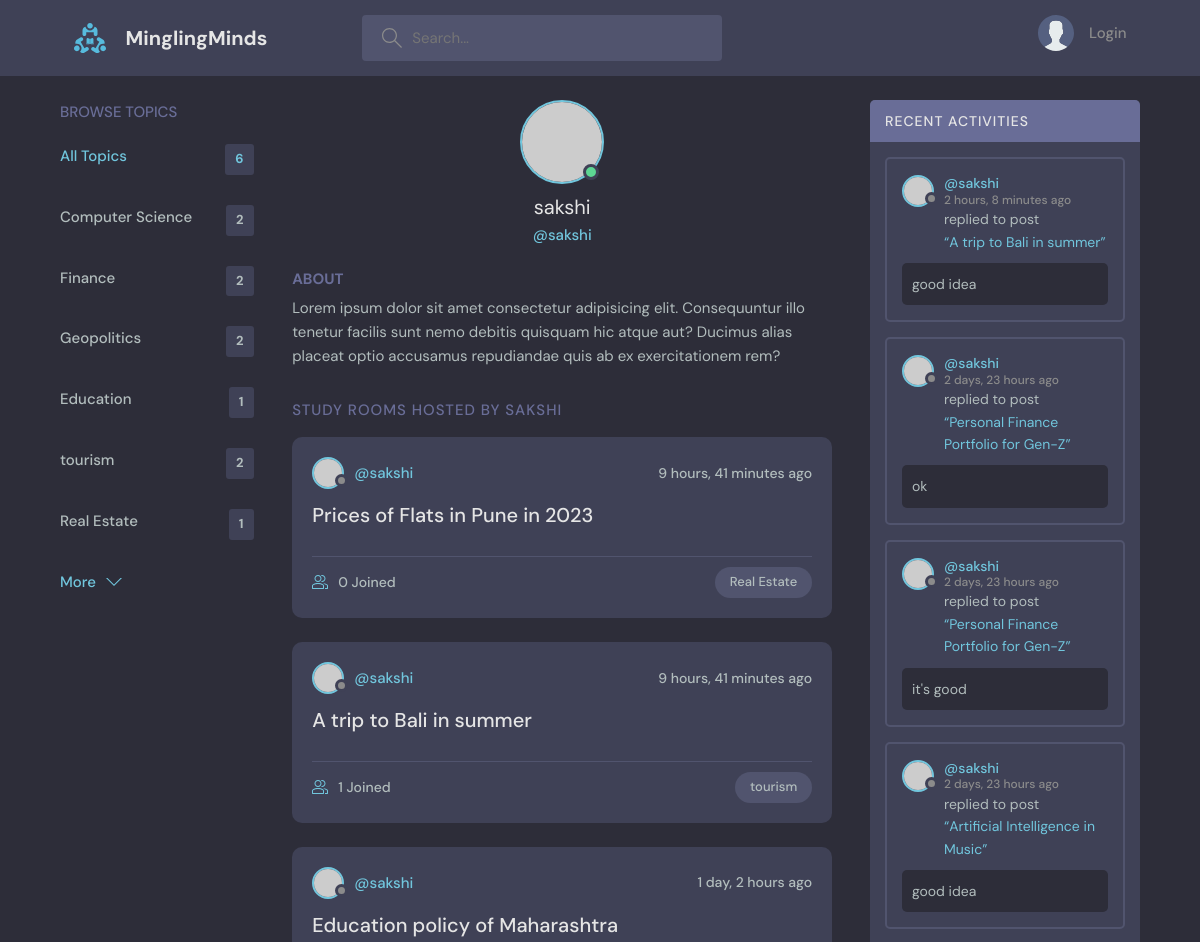
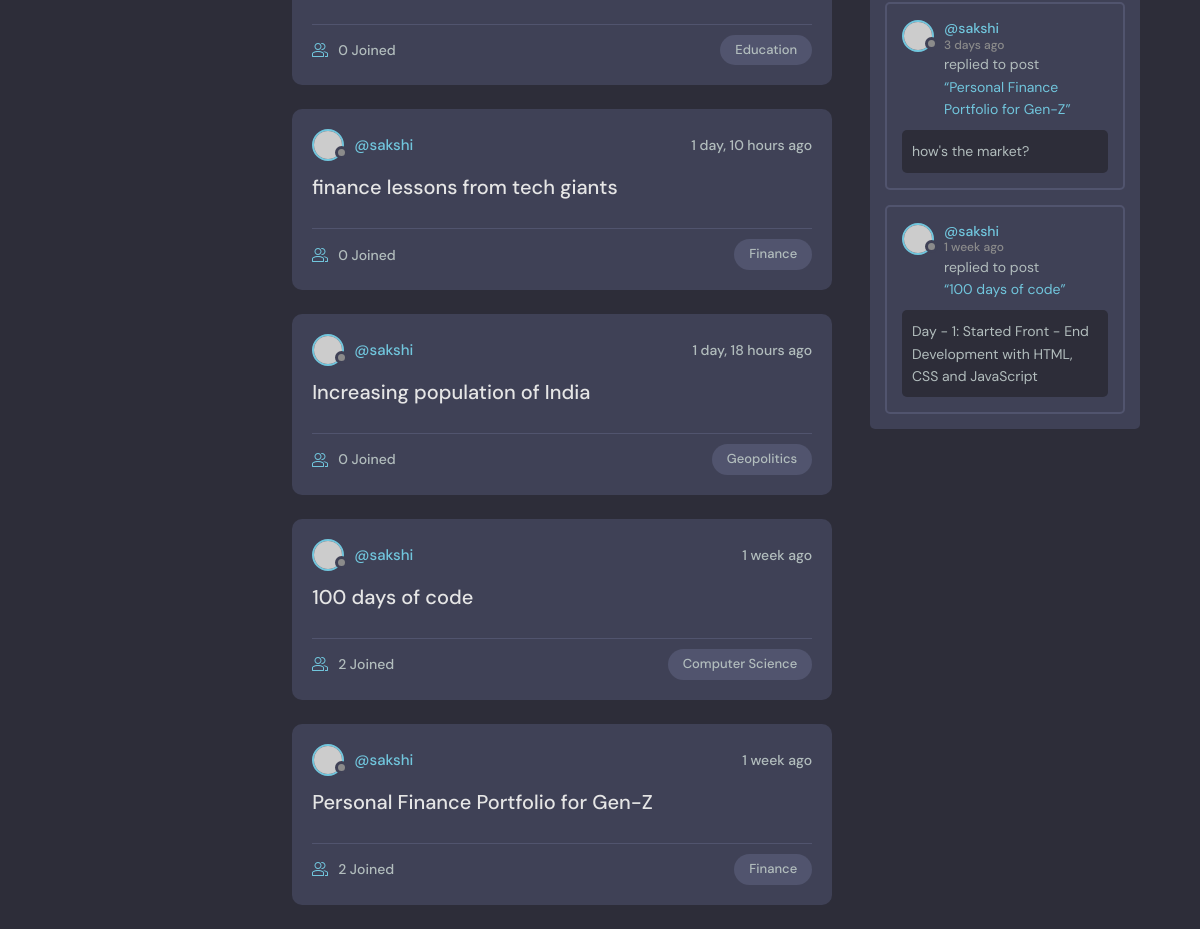
Page /profile/1/ on the committed database (2 pictures, top to bottom).
### base/models.py (models this page shows, shortened)
class Topic(models.Model):
    name = models.CharField(max_length=200)

class Room(models.Model):
    host = models.ForeignKey(User, on_delete = models.SET_NULL, null=True)
    topic = models.ForeignKey(Topic, on_delete = models.SET_NULL, null=True)
    name = models.CharField(max_length=200)
    description = models.TextField(null=True, blank=True)
    participants = models.ManyToManyField(User, related_name="participants", blank=True)
    updated = models.DateTimeField(auto_now=True)
    created = models.DateTimeField(auto_now_add=True)
    class Meta:
        ordering = ['-updated', '-created']

class Message(models.Model):
    user = models.ForeignKey(User, on_delete = models.CASCADE)
    room = models.ForeignKey(Room, on_delete = models.CASCADE)
    body = models.TextField()
    updated = models.DateTimeField(auto_now=True)
    created = models.DateTimeField(auto_now_add=True)
    class Meta:
        ordering = ['-updated', '-created']

### base/views.py (the view)
# urls.py: path('profile/<str:pk>/', views.userProfile, name="user-profile"),
def userProfile(request, pk):
    user = User.objects.get(id=pk)
    rooms = user.room_set.all()
    room_messages = user.message_set.all()
    topics = Topic.objects.all()
    context = {'user':user, 'rooms':rooms, 'room_messages':room_messages, 'topics':topics}
    return render(request, 'base/profile.html', context)

### base/templates/base/profile.html (shortened to what this page needs)
{% extends 'main.html' %}
{% block content %}
  <main class="profile-page layout layout--3">
    <div class="container">
      {% include 'base/topics_componant.html' %}
      <div class="roomList">
        <div class="profile">
          <div class="profile__avatar">
            <div class="avatar avatar--large active">
              <img src="https://randomuser.me/api/portraits/men/11.jpg" />
            </div>
          </div>
          <div class="profile__info">
            <h3>{{user.username}}</h3>
            <p>@{{user.username}}</p>
          </div>
          <div class="profile__about">
            <h3>About</h3>
            <p>
              Lorem ipsum dolor sit amet consectetur adipisicing elit. Consequuntur illo tenetur
              facilis sunt nemo debitis quisquam hic atque aut? Ducimus alias placeat optio
              accusamus repudiandae quis ab ex exercitationem rem?
            </p>
          </div>
        </div>
        <div class="roomList__header">
          <div>
            <h2>Study Rooms Hosted by {{user.username}}</a>
            </h2>
          </div>
        </div>
        {% include 'base/feed_componant.html' %}
      </div>
      {% include 'base/activity_componant.html' %}
    </div>
  </main>
{% endblock content %}

### base/templates/base/topics_componant.html
<div class="topics">
    <div class="topics__header">
      <h2>Browse Topics</h2>
    </div>
    <ul class="topics__list">
      <li>
        <a href="{% url 'home' %}" class="active">All Topics <span>{{ topics.all.count }}</span></a>
      </li>
      {% for topic in topics %}
      <li>
        <a href="{% url 'home' %}?q={{topic.name}}">{{ topic.name }} <span>{{ topic.room_set.all.count }}</span></a>
      </li>
      {% endfor %}
    </ul>
    <a class="btn btn--link" href="topics.html">
      More
      <svg version="1.1" xmlns="http://www.w3.org/2000/svg" width="32" height="32" viewBox="0 0 32 32">
        <title>chevron-down</title>
        <path d="M16 21l-13-13h-3l16 16 16-16h-3l-13 13z"></path>
      </svg>
    </a>
  </div>

### base/templates/base/feed_componant.html (shortened to what this page needs)
{% for room in rooms %}
<div class="roomListRoom">
    <div class="roomListRoom__header">
      <a href="{% url 'user-profile' room.host.id %}" class="roomListRoom__author">
        <div class="avatar avatar--small">
          <img src="https://randomuser.me/api/portraits/women/11.jpg" />
        </div>
        <span>@{{room.host.username}}</span>
      </a>
      <div class="roomListRoom__actions">
        <span>{{room.created | timesince}} ago</span>
      </div>
    </div>
    <div class="roomListRoom__content">
      <a href="{% url 'room' room.id %}">{{room.name}}</a>
    </div>
    <div class="roomListRoom__meta">
      <a href="{% url 'room' room.id %}" class="roomListRoom__joined">
        {{room.participants.all.count}} Joined
      </a>
      <p class="roomListRoom__topic">{{room.topic.name}}</p>
    </div>
  </div>
  {% endfor %}

### base/templates/base/activity_componant.html (shortened to what this page needs)
<div class="activities">
    <div class="activities__header">
      <h2>Recent Activities</h2>
    </div>
    {% for message in room_messages %}
    <div class="activities__box">
      <div class="activities__boxHeader roomListRoom__header">
        <a href="{% url 'user-profile' message.user.id %}" class="roomListRoom__author">
          <div class="avatar avatar--small">
            <img src="https://randomuser.me/api/portraits/women/11.jpg" />
          </div>
          <p>
            @{{message.user}}
            <span>{{message.created|timesince}} ago</span>
          </p>
        </a>
      </div>
      <div class="activities__boxContent">
        <p>replied to post <a href="{% url 'room' message.room.id %}">“{{ message.room.name }}”</a></p>
        <div class="activities__boxRoomContent">
        {{ message.body }}
        </div>
      </div>
    </div>
    {% endfor %}
  </div>

### rows in the picture
Topic: name "Computer Science", room_set.all.count "2"
Topic: name "Finance", room_set.all.count "2"
Topic: name "Geopolitics", room_set.all.count "2"
Topic: name "Education", room_set.all.count "1"
Topic: name "tourism", room_set.all.count "2"
Topic: name "Real Estate", room_set.all.count "1"
Room: host.username "sakshi", created "9 hours, 41 minutes", name "Prices of Flats in Pune in 2023", participants.all.count "0", topic.name "Real Estate"
Room: host.username "sakshi", created "9 hours, 41 minutes", name "A trip to Bali in summer", participants.all.count "1", topic.name "tourism"
Room: host.username "sakshi", created "1 day, 2 hours", name "Education policy of Maharashtra", participants.all.count "0", topic.name "Education"
Room: host.username "sakshi", created "1 day, 10 hours", name "finance lessons from tech giants", participants.all.count "0", topic.name "Finance"
Room: host.username "sakshi", created "1 day, 18 hours", name "Increasing population of India", participants.all.count "0", topic.name "Geopolitics"
Room: host.username "sakshi", created "1 week", name "100 days of code", participants.all.count "2", topic.name "Computer Science"
Room: host.username "sakshi", created "1 week", name "Personal Finance Portfolio for Gen-Z", participants.all.count "2", topic.name "Finance"
Message: user "sakshi", created "2 hours, 8 minutes", room.name "A trip to Bali in summer", body "good idea"
Message: user "sakshi", created "2 days, 23 hours", room.name "Personal Finance Portfolio for Gen-Z", body "ok"
Message: user "sakshi", created "2 days, 23 hours", room.name "Personal Finance Portfolio for Gen-Z", body "it's good"
Message: user "sakshi", created "2 days, 23 hours", room.name "Artificial Intelligence in Music", body "good idea"
Message: user "sakshi", created "3 days", room.name "Personal Finance Portfolio for Gen-Z", body "how's the market?"
Message: user "sakshi", created "1 week", room.name "100 days of code", body "Day - 1: Started Front - End Development with HTML, CSS and JavaScript"

### other values in the picture
{{ topics.all.count }} "6"
{{ user.username }} "sakshi"
{{ user.username }} "SAKSHI"
